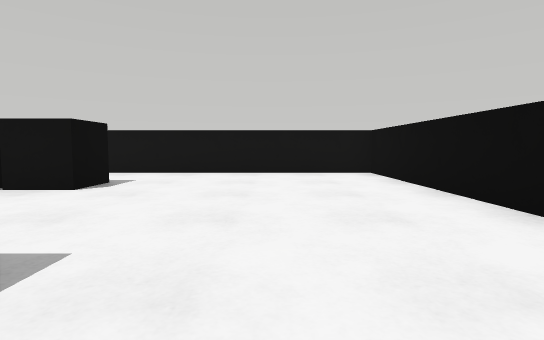
View 1 (above)

24 first-person views from a walk through a Webots world. The camera is 0.06 m above the floor, tilts 4° down and sees 80° across. The floor is counted in squares, 0.1 m on a side. Each view is taken from the middle of a square. On the plan, view 1 faces up. The plan holds only what a view shows up to about 9 squares ahead; the rest is blank. Robots are left out.

View 2
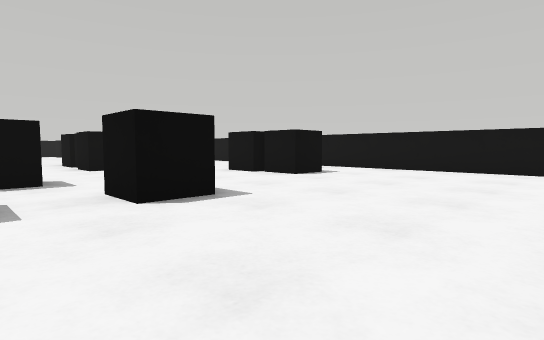

View 3
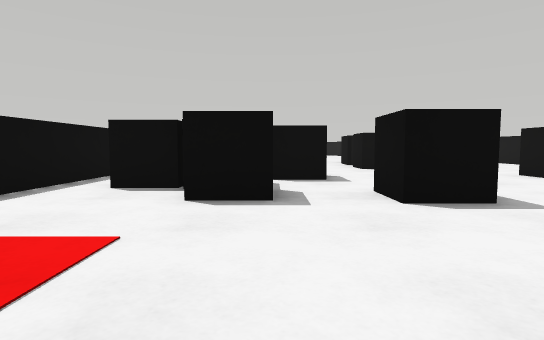

View 4
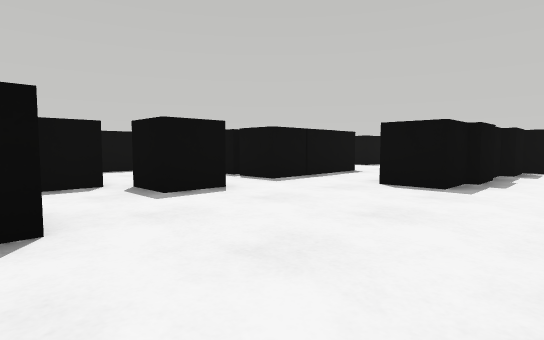

View 5
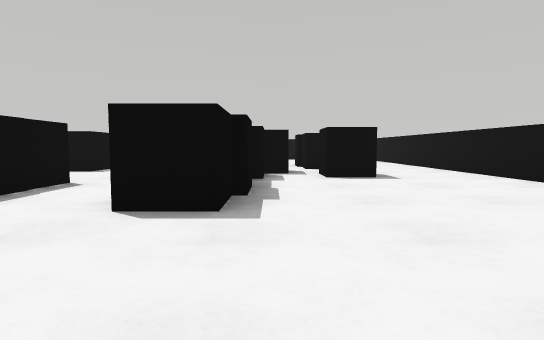

View 6
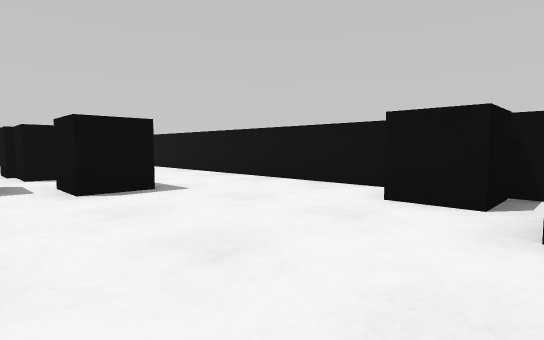

View 7
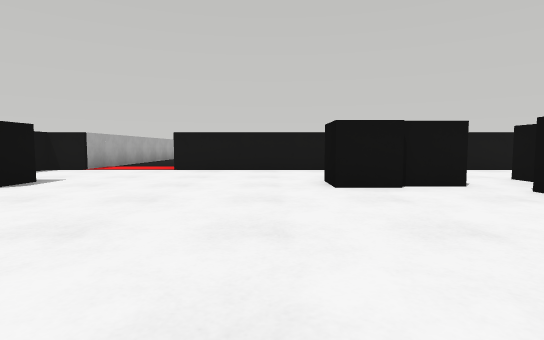

View 8
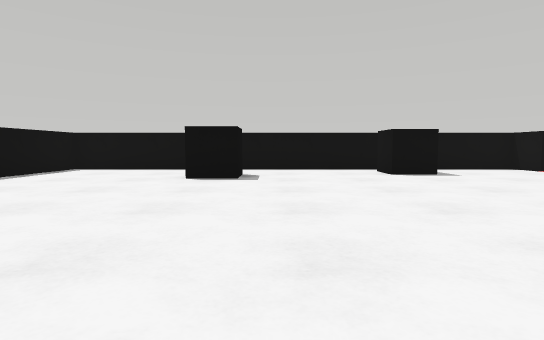

View 9
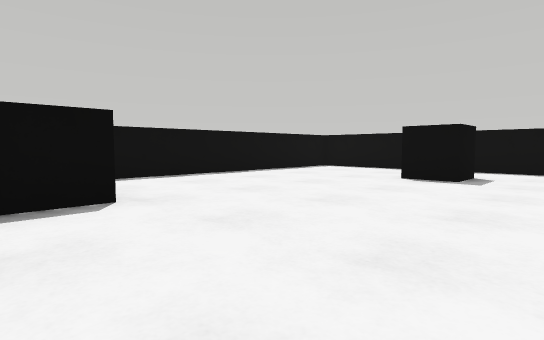

View 10
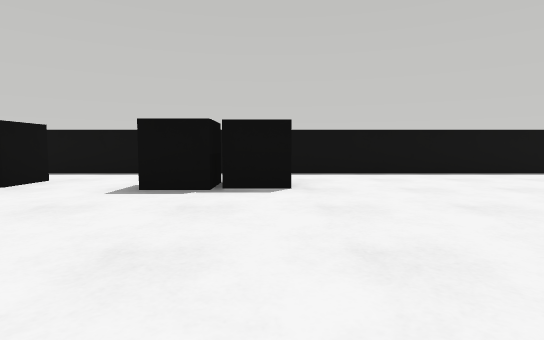

View 11
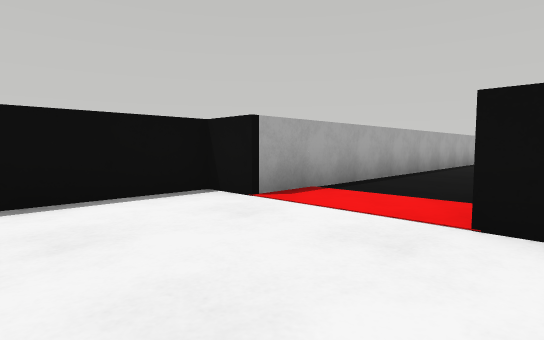

View 12
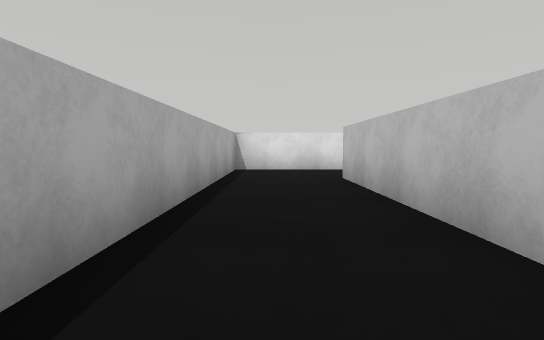

View 13
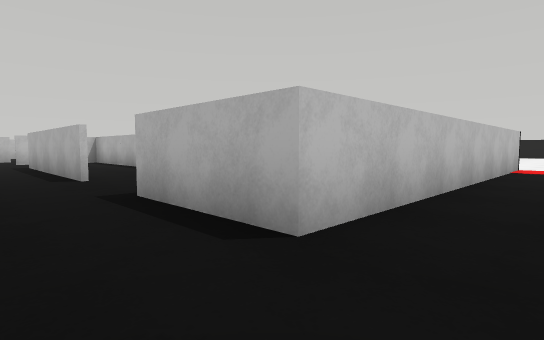

View 14
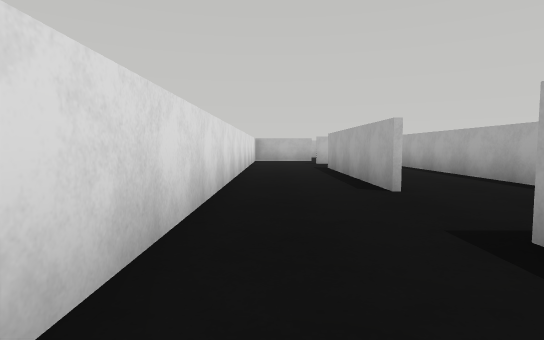

View 15
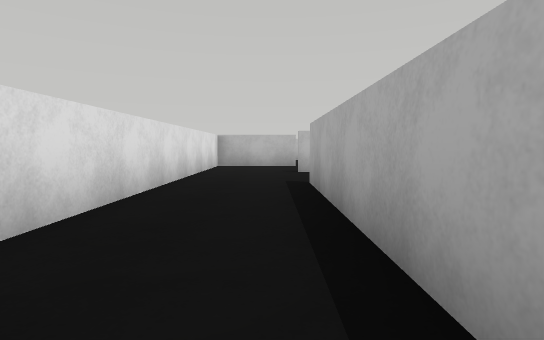

View 16
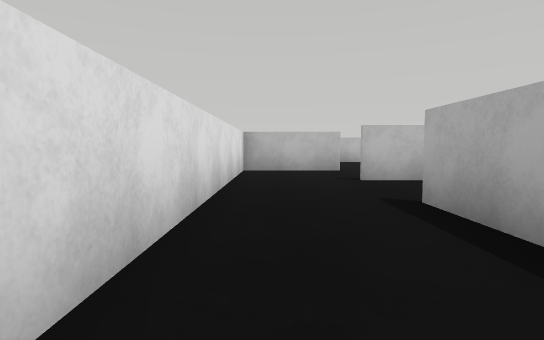

View 17
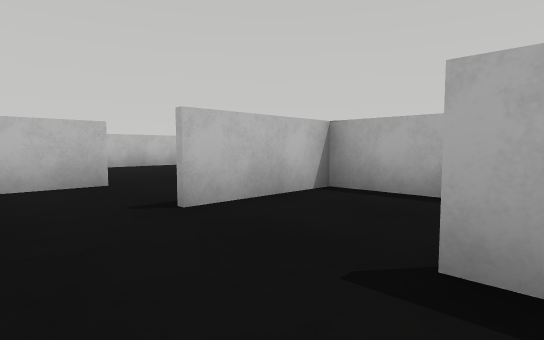

View 18
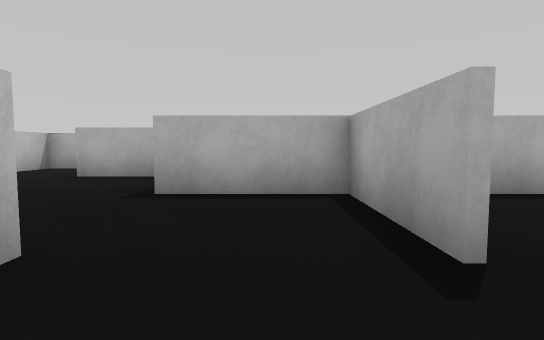

View 19
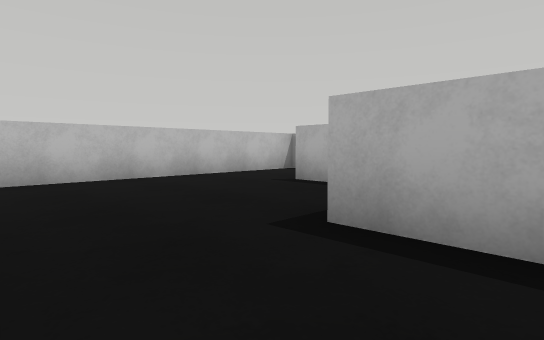

View 20
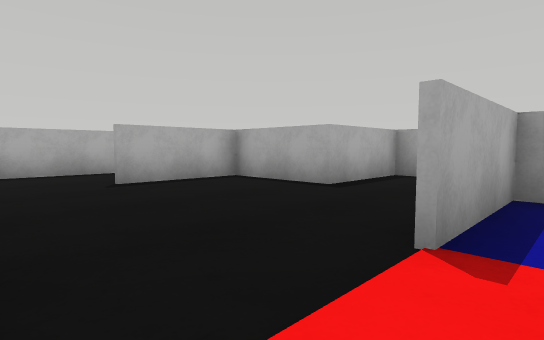

View 21
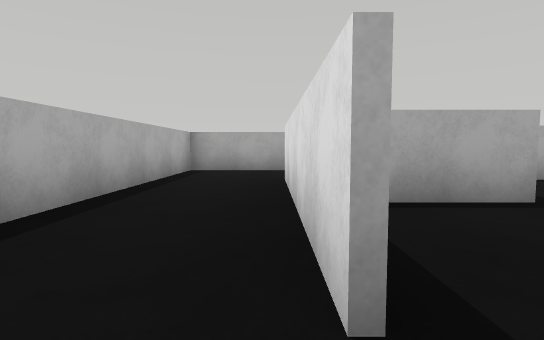

View 22
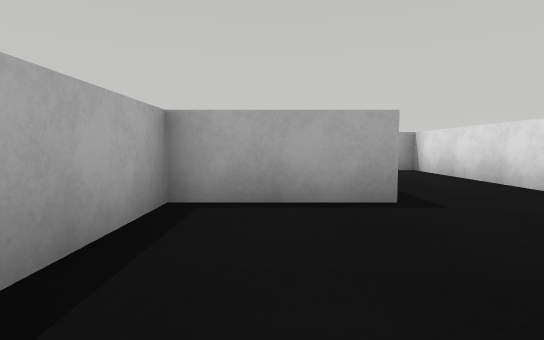

View 23
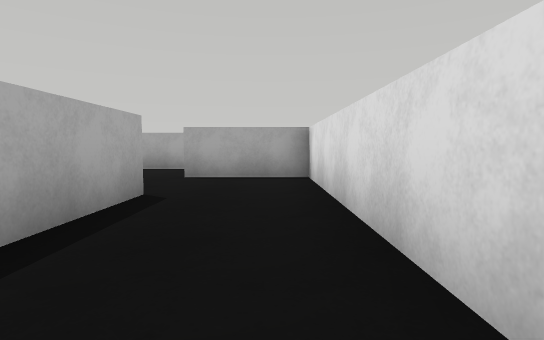

View 24
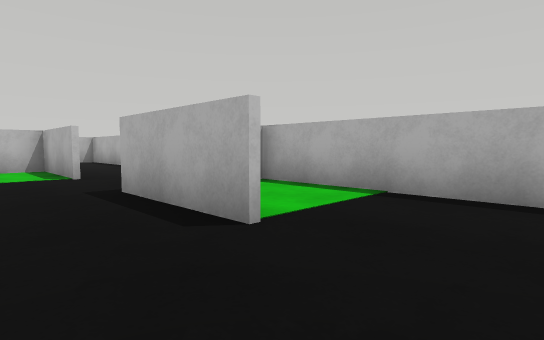

### Floor plan
Points are (right, up) in squares from view 1. A wall is a line through its corners. A room is listed if a view was taken in it or the views show most of it. See-through windows are left out.
Room 1 (views 1, 2, 3, 4, 5, 6, 7, 8, 9, 10, 11)
walls: (-11, -4.4) (-8.8, -4.4); (-6.4, 7.6) (-18.6, 7.6) (-18.6, 9.6); (-5.4, -4.4) (-2, -4.4); (2.3, 2.8) (2.3, 7.6) (-3.9, 7.6); (-21, 9.6) (-21, 7.6) (-21.9, 7.6) (-21.9, -4.4) (-14.4, -4.4)
ways out: opening at (-20, 10) to room 2
objects: black box (-21, 4) to (-20, 4); black box (-20, 0) to (-19, 0); black box (-15, 4) to (-15, 5); black box (-14, -2); black box (-14, 4) to (-13, 5); black box (-13, -2) to (-12, -2); black box (-12, 3) to (-11, 3); black box (-11, 2); black box (-11, 4) to (-11, 5); black box (-10, -3) to (-9, -2); black box (-10, 2); black box (-9, -1); black box (-9, 2); black box (-8, -1); black box (-8, 2) to (-7, 2); black box (-7, -2); black box (-7, -1); black box (-7, 7); other object (-6, 6); black box (-5, -1) to (-4, 0); black box (-5, 5) to (-4, 5); black box (-4, -3) to (-3, -2); black box (-4, -1) to (-3, -1); black box (-3, 5); black box (-2, -2) to (-2, -1); black box (-2, 1)
Room 2 (views 12, 13, 14, 15, 16, 17)
walls: (-13.6, 16.4) (-8.4, 16.4); (-13, 13.9) (-6, 13.9); (-6.6, 18.7) (-21, 18.7) (-21, 9.6); (-18.6, 9.6) (-18.6, 16.4) (-15.9, 16.4); (-6.1, 13.8) (-6.1, 16.4)
ways out: opening at (-20, 10) to room 1; opening at (-6, 17.5) to room 3
Room 3 (views 18, 19)
walls: (-6, 16.4) (-6, 15.5); (-3.6, 16.1) (-3.6, 18.7) (-6.6, 18.7)
ways out: opening at (-6, 17.5) to room 2; opening at (-5, 16) to room 9
Room 4 (view 20)
walls: (-3.5, 16.4) (-0.9, 16.4)
ways out: opening at (0.5, 16) to room 5
Room 5 (view 21)
walls: (-3.5, 13.9) (-3.5, 11.4) (-0.9, 11.4); (1.3, 10.6) (1.3, 15.5)
ways out: opening at (0.5, 16) to room 4; opening at (0.5, 11) to room 6; opening at (-4, 15) to room 9
Room 6 (view 22)
walls: (-0.9, 11.2) (-6, 11.2); (-8.5, 10.4) (-8.5, 8.9) (0.4, 8.9); (1.3, 8.9) (1.3, 10.6)
ways out: opening at (0.5, 11) to room 5; opening at (-7.5, 11) to room 7
Room 7 (views 23, 24)
walls: (-11.1, 11.4) (-8.5, 11.4) (-8.5, 10.4); (-7.8, 13.7) (-13.5, 13.7) (-13.5, 11.1); (-6.1, 11.4) (-3.6, 11.4) (-3.6, 12.2)
ways out: opening at (-7.5, 11) to room 6; opening at (-13.2, 10.8) to room 8
Room 8 (no view inside)
walls: (-12.8, 8.9) (-8.6, 8.9)
ways out: opening at (-13.2, 10.8) to room 7
Room 9 (no view inside)
walls: (-4.5, 13.9) (-3.5, 13.9)
ways out: opening at (-5, 16) to room 3; opening at (-4, 15) to room 5
Room 10 (no view inside)
walls: (-6, 15.5) (-6, 13.8); (-6, 13.9) (-4.5, 13.9)

Positions as (right, up) in squares from view 1, and headings:
1: (0, 0), facing up
2: (2, -1), facing up-left
3: (2, -1), facing left
4: (-2, 4), facing down-left
5: (-4, 3), facing left
6: (-6, 3), facing up-left
7: (-16, -1), facing up
8: (-13, 1), facing left
9: (-13, 2), facing down-left
10: (-14, 3), facing down
11: (-18, 5), facing up-left
12: (-20, 10), facing up
13: (-20, 18), facing down-right
14: (-18, 18), facing right
15: (-14, 17), facing right
16: (-12, 18), facing right
17: (-9, 18), facing down-right
18: (-5, 18), facing down
19: (-5, 16), facing down-right
20: (1, 17), facing down-left
21: (0, 11), facing left
22: (-5, 10), facing left
23: (-7, 13), facing left
24: (-13, 13), facing down-right
